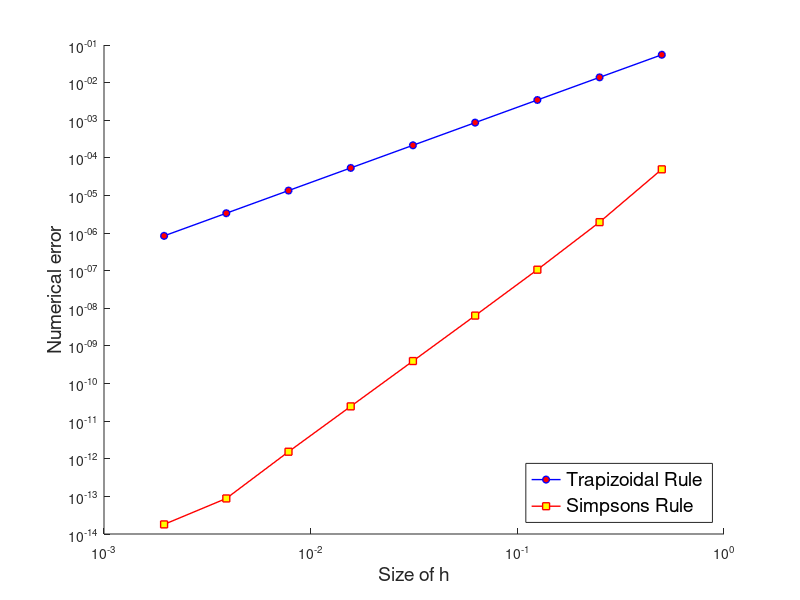

This chart was generated by the following MATLAB code:
clc; close all; clear;

a = 1;
b = 3;
simp_ans = zeros(10,1);
trap_ans = zeros(10,1);
Error_t = zeros(9,1);
H = zeros(10,1);
Error_s = zeros(9,1);
for i = 2:11
    N = 2^i;
    h = (b-a)/N;
    H(i-1) = h;
    %Trapezoidal rule
    sum_trap = 0;
    for j = 1:N-1
        sum_trap = sum_trap + sqrt(2+cos(a+j*h)^3)*exp((sin(a+j*h)));
    end
    sum_trap = 2*sum_trap + sqrt(2+cos(a)^3)*exp((sin(a))) + sqrt(2+cos(b)^3)*exp((sin(b)));
    sum_trap = sum_trap*h/2;
    trap_ans(i-1) = sum_trap;   
    
    %Simpsons rule
    sum_simp1 = 0;
    sum_simp2 = 0;
    
    for j = 1:N
        sum_simp1 = sum_simp1 + sqrt(2+cos(a+(j-.5)*h)^3)*exp((sin(a+(j-.5)*h)));
    end
    sum_simp1 = sum_simp1*4;
    
    for j = 1:N-1
        sum_simp2 = sum_simp2 + sqrt(2+cos(a+j*h)^3)*exp((sin(a+j*h)));
    end
    sum_simp2 = sum_simp2*2;
    sum_simp = sum_simp1 + sum_simp2 + sqrt(2+cos(a)^3)*exp((sin(a))) + sqrt(2+cos(b)^3)*exp((sin(b)));
    sum_simp = sum_simp*h/6;
    simp_ans(i-1) = sum_simp;
    
    
    
   
end
for i = 1:9
    
    Error_t(i) = abs((trap_ans(i) - trap_ans(i+1))/(1-(1/2^2)));
    Error_s(i) = abs((simp_ans(i) - simp_ans(i+1))/(1-(1/2^4)));

end

figure(1)
hold on
set(gca,'YScale','log','XScale','log')
loglog(H(1:9),Error_t,'-o','MarkerEdgeColor','b','MarkerFaceColor','r','LineWidth',1,'Color','b','MarkerSize',5)
loglog(H(1:9),Error_s,'-s','MarkerEdgeColor','r','MarkerFaceColor','y','LineWidth',1,'Color','r','MarkerSize',5)
xlabel('Size of h','FontSize',14)
ylabel('Numerical error','FontSize',14)
legend('Trapizoidal Rule','Simpsons Rule','Location','southeast','FontSize',14)

